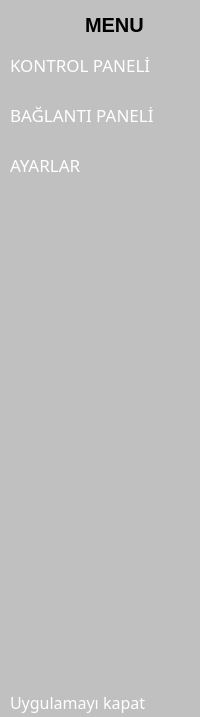
     <widget class="QWidget" name="leftMenu_name" native="true">
      <property name="maximumSize">
       <size>
        <width>200</width>
        <height>16777215</height>
       </size>
      </property>
      <property name="styleSheet">
       <string notr="true">QWidget{
	background-color: rgb(192, 192, 192);
}

QPushButton{
	color:white;
	text-align:left;
	height:30px;
	border-radius:10px;
	padding-left:10px;
}

QPushButton:checked{
	background-color:#ffffff;
	color:#000000;
	fon-weight:bold;
}</string>
      </property>
      <layout class="QVBoxLayout" name="verticalLayout_4">
       <property name="spacing">
        <number>0</number>
       </property>
       <property name="leftMargin">
        <number>0</number>
       </property>
       <property name="topMargin">
        <number>0</number>
       </property>
       <property name="rightMargin">
        <number>0</number>
       </property>
       <property name="bottomMargin">
        <number>0</number>
       </property>
       <item>
        <layout class="QHBoxLayout" name="horizontalLayout_2">
         <property name="spacing">
          <number>15</number>
         </property>
         <item>
          <widget class="QLabel" name="label_2">
           <property name="minimumSize">
            <size>
             <width>70</width>
             <height>50</height>
            </size>
           </property>
           <property name="maximumSize">
            <size>
             <width>70</width>
             <height>50</height>
            </size>
           </property>
           <property name="text">
            <string/>
           </property>
           <property name="pixmap">
            <pixmap resource="resources.qrc">:/icons/lagari2.png</pixmap>
           </property>
           <property name="scaledContents">
            <bool>true</bool>
           </property>
          </widget>
         </item>
         <item>
          <widget class="QLabel" name="label_3">
           <property name="font">
            <font>
             <pointsize>15</pointsize>
             <weight>75</weight>
             <bold>true</bold>
            </font>
           </property>
           <property name="text">
            <string>MENU</string>
           </property>
          </widget>
         </item>
        </layout>
       </item>
       <item>
        <layout class="QVBoxLayout" name="verticalLayout_2">
         <property name="spacing">
          <number>20</number>
         </property>
         <item>
          <widget class="QPushButton" name="pushButton_7">
           <property name="palette">
            <palette>
             <active>
              <colorrole role="WindowText">
               <brush brushstyle="SolidPattern">
                <color alpha="255">
                 <red>255</red>
                 <green>255</green>
                 <blue>255</blue>
                </color>
               </brush>
              </colorrole>
              <colorrole role="Button">
               <brush brushstyle="SolidPattern">
                <color alpha="255">
                 <red>192</red>
                 <green>192</green>
                 <blue>192</blue>
                </color>
               </brush>
              </colorrole>
              <colorrole role="Text">
               <brush brushstyle="SolidPattern">
                <color alpha="255">
                 <red>255</red>
                 <green>255</green>
                 <blue>255</blue>
                </color>
               </brush>
              </colorrole>
              <colorrole role="ButtonText">
               <brush brushstyle="SolidPattern">
                <color alpha="255">
                 <red>255</red>
                 <green>255</green>
                 <blue>255</blue>
                </color>
               </brush>
              </colorrole>
              <colorrole role="Base">
               <brush brushstyle="SolidPattern">
                <color alpha="255">
                 <red>192</red>
                 <green>192</green>
                 <blue>192</blue>
                </color>
               </brush>
              </colorrole>
              <colorrole role="Window">
               <brush brushstyle="SolidPattern">
                <color alpha="255">
                 <red>192</red>
                 <green>192</green>
                 <blue>192</blue>
                </color>
               </brush>
              </colorrole>
              <colorrole role="PlaceholderText">
               <brush brushstyle="NoBrush">
                <color alpha="128">
                 <red>255</red>
                 <green>255</green>
                 <blue>255</blue>
                </color>
               </brush>
              </colorrole>
             </active>
             <inactive>
              <colorrole role="WindowText">
               <brush brushstyle="SolidPattern">
                <color alpha="255">
                 <red>255</red>
                 <green>255</green>
                 <blue>255</blue>
                </color>
               </brush>
              </colorrole>
              <colorrole role="Button">
               <brush brushstyle="SolidPattern">
                <color alpha="255">
                 <red>192</red>
                 <green>192</green>
                 <blue>192</blue>
                </color>
               </brush>
              </colorrole>
              <colorrole role="Text">
               <brush brushstyle="SolidPattern">
                <color alpha="255">
                 <red>255</red>
                 <green>255</green>
                 <blue>255</blue>
                </color>
               </brush>
              </colorrole>
              <colorrole role="ButtonText">
               <brush brushstyle="SolidPattern">
                <color alpha="255">
                 <red>255</red>
                 <green>255</green>
                 <blue>255</blue>
                </color>
               </brush>
              </colorrole>
              <colorrole role="Base">
               <brush brushstyle="SolidPattern">
                <color alpha="255">
                 <red>192</red>
                 <green>192</green>
                 <blue>192</blue>
                </color>
               </brush>
              </colorrole>
              <colorrole role="Window">
               <brush brushstyle="SolidPattern">
                <color alpha="255">
                 <red>192</red>
                 <green>192</green>
                 <blue>192</blue>
                </color>
               </brush>
              </colorrole>
              <colorrole role="PlaceholderText">
               <brush brushstyle="NoBrush">
                <color alpha="128">
                 <red>255</red>
                 <green>255</green>
                 <blue>255</blue>
                </color>
               </brush>
              </colorrole>
             </inactive>
             <disabled>
              <colorrole role="WindowText">
               <brush brushstyle="SolidPattern">
                <color alpha="255">
                 <red>255</red>
                 <green>255</green>
                 <blue>255</blue>
                </color>
               </brush>
              </colorrole>
              <colorrole role="Button">
               <brush brushstyle="SolidPattern">
                <color alpha="255">
                 <red>192</red>
                 <green>192</green>
                 <blue>192</blue>
                </color>
               </brush>
              </colorrole>
              <colorrole role="Text">
               <brush brushstyle="SolidPattern">
                <color alpha="255">
                 <red>255</red>
                 <green>255</green>
                 <blue>255</blue>
                </color>
               </brush>
              </colorrole>
              <colorrole role="ButtonText">
               <brush brushstyle="SolidPattern">
                <color alpha="255">
                 <red>255</red>
                 <green>255</green>
                 <blue>255</blue>
                </color>
               </brush>
              </colorrole>
              <colorrole role="Base">
               <brush brushstyle="SolidPattern">
                <color alpha="255">
                 <red>192</red>
                 <green>192</green>
                 <blue>192</blue>
                </color>
               </brush>
              </colorrole>
              <colorrole role="Window">
               <brush brushstyle="SolidPattern">
                <color alpha="255">
                 <red>192</red>
                 <green>192</green>
                 <blue>192</blue>
                </color>
               </brush>
              </colorrole>
              <colorrole role="PlaceholderText">
               <brush brushstyle="NoBrush">
                <color alpha="128">
                 <red>255</red>
                 <green>255</green>
                 <blue>255</blue>
                </color>
               </brush>
              </colorrole>
             </disabled>
            </palette>
           </property>
           <property name="font">
            <font>
             <family>Algerian</family>
             <pointsize>13</pointsize>
             <weight>50</weight>
             <bold>false</bold>
            </font>
           </property>
           <property name="styleSheet">
            <string notr="true"/>
           </property>
           <property name="text">
            <string>KONTROL PANELİ</string>
           </property>
           <property name="icon">
            <iconset resource="resources.qrc">
             <normaloff>:/icons/icons/grid.svg</normaloff>:/icons/icons/grid.svg</iconset>
           </property>
           <property name="iconSize">
            <size>
             <width>24</width>
             <height>24</height>
            </size>
           </property>
           <property name="checkable">
            <bool>true</bool>
           </property>
           <property name="autoExclusive">
            <bool>true</bool>
           </property>
          </widget>
         </item>
         <item>
          <widget class="QPushButton" name="pushButton_6">
           <property name="palette">
            <palette>
             <active>
              <colorrole role="WindowText">
               <brush brushstyle="SolidPattern">
                <color alpha="255">
                 <red>255</red>
                 <green>255</green>
                 <blue>255</blue>
                </color>
               </brush>
              </colorrole>
              <colorrole role="Button">
               <brush brushstyle="SolidPattern">
                <color alpha="255">
                 <red>192</red>
                 <green>192</green>
                 <blue>192</blue>
                </color>
               </brush>
              </colorrole>
              <colorrole role="Text">
               <brush brushstyle="SolidPattern">
                <color alpha="255">
                 <red>255</red>
                 <green>255</green>
                 <blue>255</blue>
                </color>
               </brush>
              </colorrole>
              <colorrole role="ButtonText">
               <brush brushstyle="SolidPattern">
                <color alpha="255">
                 <red>255</red>
                 <green>255</green>
                 <blue>255</blue>
                </color>
               </brush>
              </colorrole>
              <colorrole role="Base">
               <brush brushstyle="SolidPattern">
                <color alpha="255">
                 <red>192</red>
                 <green>192</green>
                 <blue>192</blue>
                </color>
               </brush>
              </colorrole>
              <colorrole role="Window">
               <brush brushstyle="SolidPattern">
                <color alpha="255">
                 <red>192</red>
                 <green>192</green>
                 <blue>192</blue>
                </color>
               </brush>
              </colorrole>
              <colorrole role="PlaceholderText">
               <brush brushstyle="SolidPattern">
                <color alpha="128">
                 <red>0</red>
                 <green>0</green>
                 <blue>0</blue>
                </color>
               </brush>
              </colorrole>
             </active>
             <inactive>
              <colorrole role="WindowText">
               <brush brushstyle="SolidPattern">
                <color alpha="255">
                 <red>255</red>
                 <green>255</green>
                 <blue>255</blue>
                </color>
               </brush>
              </colorrole>
              <colorrole role="Button">
               <brush brushstyle="SolidPattern">
                <color alpha="255">
                 <red>192</red>
                 <green>192</green>
                 <blue>192</blue>
                </color>
               </brush>
              </colorrole>
              <colorrole role="Text">
               <brush brushstyle="SolidPattern">
                <color alpha="255">
                 <red>255</red>
                 <green>255</green>
                 <blue>255</blue>
                </color>
               </brush>
              </colorrole>
              <colorrole role="ButtonText">
               <brush brushstyle="SolidPattern">
                <color alpha="255">
                 <red>255</red>
                 <green>255</green>
                 <blue>255</blue>
                </color>
               </brush>
              </colorrole>
              <colorrole role="Base">
               <brush brushstyle="SolidPattern">
                <color alpha="255">
                 <red>192</red>
                 <green>192</green>
                 <blue>192</blue>
                </color>
               </brush>
              </colorrole>
              <colorrole role="Window">
               <brush brushstyle="SolidPattern">
                <color alpha="255">
                 <red>192</red>
                 <green>192</green>
                 <blue>192</blue>
                </color>
               </brush>
              </colorrole>
              <colorrole role="PlaceholderText">
               <brush brushstyle="SolidPattern">
                <color alpha="128">
                 <red>0</red>
                 <green>0</green>
                 <blue>0</blue>
                </color>
               </brush>
              </colorrole>
             </inactive>
             <disabled>
              <colorrole role="WindowText">
               <brush brushstyle="SolidPattern">
                <color alpha="255">
                 <red>255</red>
                 <green>255</green>
                 <blue>255</blue>
                </color>
               </brush>
              </colorrole>
              <colorrole role="Button">
               <brush brushstyle="SolidPattern">
                <color alpha="255">
                 <red>192</red>
                 <green>192</green>
                 <blue>192</blue>
                </color>
               </brush>
              </colorrole>
              <colorrole role="Text">
               <brush brushstyle="SolidPattern">
                <color alpha="255">
                 <red>255</red>
                 <green>255</green>
                 <blue>255</blue>
                </color>
               </brush>
              </colorrole>
              <colorrole role="ButtonText">
               <brush brushstyle="SolidPattern">
                <color alpha="255">
                 <red>255</red>
                 <green>255</green>
                 <blue>255</blue>
                </color>
               </brush>
              </colorrole>
              <colorrole role="Base">
               <brush brushstyle="SolidPattern">
                <color alpha="255">
                 <red>192</red>
                 <green>192</green>
                 <blue>192</blue>
                </color>
               </brush>
              </colorrole>
              <colorrole role="Window">
               <brush brushstyle="SolidPattern">
                <color alpha="255">
                 <red>192</red>
                 <green>192</green>
                 <blue>192</blue>
                </color>
               </brush>
              </colorrole>
              <colorrole role="PlaceholderText">
               <brush brushstyle="SolidPattern">
                <color alpha="128">
                 <red>255</red>
                 <green>255</green>
                 <blue>255</blue>
                </color>
               </brush>
              </colorrole>
             </disabled>
            </palette>
           </property>
           <property name="font">
            <font>
             <family>Algerian</family>
             <pointsize>13</pointsize>
             <weight>50</weight>
             <bold>false</bold>
            </font>
           </property>
           <property name="text">
            <string>BAĞLANTI PANELİ</string>
           </property>
           <property name="icon">
            <iconset resource="resources.qrc">
             <normaloff>:/icons/icons/loader.svg</normaloff>:/icons/icons/loader.svg</iconset>
           </property>
           <property name="iconSize">
            <size>
             <width>24</width>
             <height>24</height>
            </size>
           </property>
           <property name="checkable">
            <bool>true</bool>
           </property>
           <property name="autoExclusive">
            <bool>true</bool>
           </property>
          </widget>
         </item>
         <item>
          <widget class="QPushButton" name="pushButton_5">
           <property name="palette">
            <palette>
             <active>
              <colorrole role="WindowText">
               <brush brushstyle="SolidPattern">
                <color alpha="255">
                 <red>255</red>
                 <green>255</green>
                 <blue>255</blue>
                </color>
               </brush>
              </colorrole>
              <colorrole role="Button">
               <brush brushstyle="SolidPattern">
                <color alpha="255">
                 <red>192</red>
                 <green>192</green>
                 <blue>192</blue>
                </color>
               </brush>
              </colorrole>
              <colorrole role="Text">
               <brush brushstyle="SolidPattern">
                <color alpha="255">
                 <red>255</red>
                 <green>255</green>
                 <blue>255</blue>
                </color>
               </brush>
              </colorrole>
              <colorrole role="BrightText">
               <brush brushstyle="SolidPattern">
                <color alpha="255">
                 <red>0</red>
                 <green>0</green>
                 <blue>0</blue>
                </color>
               </brush>
              </colorrole>
              <colorrole role="ButtonText">
               <brush brushstyle="SolidPattern">
                <color alpha="255">
                 <red>255</red>
                 <green>255</green>
                 <blue>255</blue>
                </color>
               </brush>
              </colorrole>
              <colorrole role="Base">
               <brush brushstyle="SolidPattern">
                <color alpha="255">
                 <red>192</red>
                 <green>192</green>
                 <blue>192</blue>
                </color>
               </brush>
              </colorrole>
              <colorrole role="Window">
               <brush brushstyle="SolidPattern">
                <color alpha="255">
                 <red>192</red>
                 <green>192</green>
                 <blue>192</blue>
                </color>
               </brush>
              </colorrole>
              <colorrole role="PlaceholderText">
               <brush brushstyle="SolidPattern">
                <color alpha="128">
                 <red>0</red>
                 <green>0</green>
                 <blue>0</blue>
                </color>
               </brush>
              </colorrole>
             </active>
             <inactive>
              <colorrole role="WindowText">
               <brush brushstyle="SolidPattern">
                <color alpha="255">
                 <red>255</red>
                 <green>255</green>
                 <blue>255</blue>
                </color>
               </brush>
              </colorrole>
              <colorrole role="Button">
               <brush brushstyle="SolidPattern">
                <color alpha="255">
                 <red>192</red>
                 <green>192</green>
                 <blue>192</blue>
                </color>
               </brush>
              </colorrole>
              <colorrole role="Text">
               <brush brushstyle="SolidPattern">
                <color alpha="255">
                 <red>255</red>
                 <green>255</green>
                 <blue>255</blue>
                </color>
               </brush>
              </colorrole>
              <colorrole role="BrightText">
               <brush brushstyle="SolidPattern">
                <color alpha="255">
                 <red>0</red>
                 <green>0</green>
                 <blue>0</blue>
                </color>
               </brush>
              </colorrole>
              <colorrole role="ButtonText">
               <brush brushstyle="SolidPattern">
                <color alpha="255">
                 <red>255</red>
                 <green>255</green>
                 <blue>255</blue>
                </color>
               </brush>
              </colorrole>
              <colorrole role="Base">
               <brush brushstyle="SolidPattern">
                <color alpha="255">
                 <red>192</red>
                 <green>192</green>
                 <blue>192</blue>
                </color>
               </brush>
              </colorrole>
              <colorrole role="Window">
               <brush brushstyle="SolidPattern">
                <color alpha="255">
                 <red>192</red>
                 <green>192</green>
                 <blue>192</blue>
                </color>
               </brush>
              </colorrole>
              <colorrole role="PlaceholderText">
               <brush brushstyle="SolidPattern">
                <color alpha="128">
                 <red>0</red>
                 <green>0</green>
                 <blue>0</blue>
                </color>
               </brush>
              </colorrole>
             </inactive>
             <disabled>
              <colorrole role="WindowText">
               <brush brushstyle="SolidPattern">
                <color alpha="255">
                 <red>255</red>
                 <green>255</green>
                 <blue>255</blue>
                </color>
               </brush>
              </colorrole>
              <colorrole role="Button">
               <brush brushstyle="SolidPattern">
                <color alpha="255">
                 <red>192</red>
                 <green>192</green>
                 <blue>192</blue>
                </color>
               </brush>
              </colorrole>
              <colorrole role="Text">
               <brush brushstyle="SolidPattern">
                <color alpha="255">
                 <red>255</red>
                 <green>255</green>
                 <blue>255</blue>
                </color>
               </brush>
              </colorrole>
              <colorrole role="BrightText">
               <brush brushstyle="SolidPattern">
                <color alpha="255">
                 <red>0</red>
                 <green>0</green>
                 <blue>0</blue>
                </color>
               </brush>
              </colorrole>
              <colorrole role="ButtonText">
               <brush brushstyle="SolidPattern">
                <color alpha="255">
                 <red>255</red>
                 <green>255</green>
                 <blue>255</blue>
                </color>
               </brush>
              </colorrole>
              <colorrole role="Base">
               <brush brushstyle="SolidPattern">
                <color alpha="255">
                 <red>192</red>
                 <green>192</green>
                 <blue>192</blue>
                </color>
               </brush>
              </colorrole>
              <colorrole role="Window">
               <brush brushstyle="SolidPattern">
                <color alpha="255">
                 <red>192</red>
                 <green>192</green>
                 <blue>192</blue>
                </color>
               </brush>
              </colorrole>
              <colorrole role="PlaceholderText">
               <brush brushstyle="SolidPattern">
                <color alpha="128">
                 <red>255</red>
                 <green>255</green>
                 <blue>255</blue>
                </color>
               </brush>
              </colorrole>
             </disabled>
            </palette>
           </property>
           <property name="font">
            <font>
             <family>Algerian</family>
             <pointsize>13</pointsize>
             <weight>50</weight>
             <bold>false</bold>
            </font>
           </property>
           <property name="text">
            <string>AYARLAR</string>
           </property>
           <property name="icon">
            <iconset resource="resources.qrc">
             <normaloff>:/icons/icons/settings.svg</normaloff>:/icons/icons/settings.svg</iconset>
           </property>
           <property name="iconSize">
            <size>
             <width>24</width>
             <height>24</height>
            </size>
           </property>
           <property name="checkable">
            <bool>true</bool>
           </property>
           <property name="autoExclusive">
            <bool>true</bool>
           </property>
          </widget>
         </item>
        </layout>
       </item>
       <item>
        <spacer name="verticalSpacer_2">
         <property name="orientation">
          <enum>Qt::Vertical</enum>
         </property>
         <property name="sizeHint" stdset="0">
          <size>
           <width>20</width>
           <height>507</height>
          </size>
         </property>
        </spacer>
       </item>
       <item>
        <widget class="QPushButton" name="pushButton_8">
         <property name="font">
          <font>
           <family>Algerian</family>
           <pointsize>12</pointsize>
          </font>
         </property>
         <property name="text">
          <string>Uygulamayı kapat</string>
         </property>
         <property name="icon">
          <iconset resource="resources.qrc">
           <normaloff>:/icons/icons/log-out.svg</normaloff>:/icons/icons/log-out.svg</iconset>
         </property>
         <property name="iconSize">
          <size>
           <width>24</width>
           <height>24</height>
          </size>
         </property>
         <property name="checkable">
          <bool>true</bool>
         </property>
         <property name="autoExclusive">
          <bool>true</bool>
         </property>
        </widget>
       </item>
      </layout>
     </widget>
